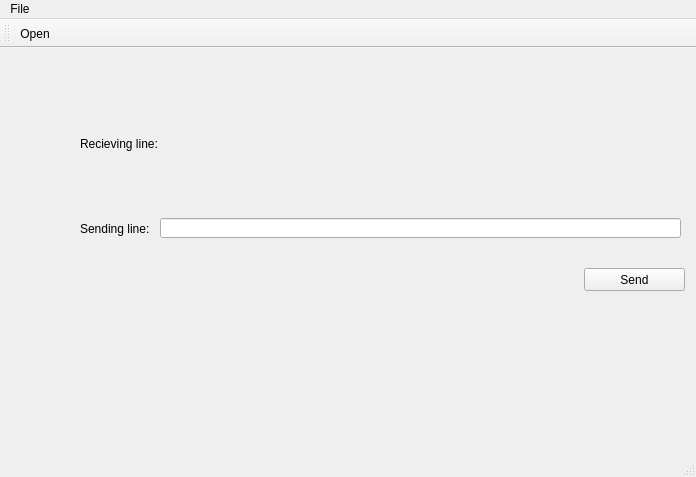
<?xml version="1.0" encoding="UTF-8"?>
<ui version="4.0">
 <class>MainWindow</class>
 <widget class="QMainWindow" name="MainWindow">
  <property name="geometry">
   <rect>
    <x>0</x>
    <y>0</y>
    <width>696</width>
    <height>477</height>
   </rect>
  </property>
  <property name="windowTitle">
   <string>MainWindow</string>
  </property>
  <widget class="QWidget" name="centralWidget">
   <widget class="QLabel" name="label">
    <property name="geometry">
     <rect>
      <x>80</x>
      <y>80</y>
      <width>571</width>
      <height>31</height>
     </rect>
    </property>
    <property name="text">
     <string>Recieving line:</string>
    </property>
   </widget>
   <widget class="QLabel" name="label_2">
    <property name="geometry">
     <rect>
      <x>80</x>
      <y>170</y>
      <width>71</width>
      <height>21</height>
     </rect>
    </property>
    <property name="text">
     <string>Sending line:</string>
    </property>
   </widget>
   <widget class="QLineEdit" name="sendEdit">
    <property name="geometry">
     <rect>
      <x>160</x>
      <y>170</y>
      <width>521</width>
      <height>20</height>
     </rect>
    </property>
   </widget>
   <widget class="QPushButton" name="sendButton">
    <property name="geometry">
     <rect>
      <x>584</x>
      <y>220</y>
      <width>101</width>
      <height>23</height>
     </rect>
    </property>
    <property name="text">
     <string>Send</string>
    </property>
    <property name="icon">
     <iconset resource="MyResourse.qrc">
      <normaloff>:/Images/Images/openDialog.png</normaloff>:/Images/Images/openDialog.png</iconset>
    </property>
   </widget>
  </widget>
  <widget class="QMenuBar" name="menuBar">
   <property name="geometry">
    <rect>
     <x>0</x>
     <y>0</y>
     <width>696</width>
     <height>21</height>
    </rect>
   </property>
   <widget class="QMenu" name="menuFile">
    <property name="title">
     <string>File</string>
    </property>
    <addaction name="actionOpen"/>
   </widget>
   <addaction name="menuFile"/>
  </widget>
  <widget class="QToolBar" name="mainToolBar">
   <attribute name="toolBarArea">
    <enum>TopToolBarArea</enum>
   </attribute>
   <attribute name="toolBarBreak">
    <bool>false</bool>
   </attribute>
   <addaction name="actionOpen"/>
  </widget>
  <widget class="QStatusBar" name="statusBar"/>
  <action name="actionOpen">
   <property name="checkable">
    <bool>true</bool>
   </property>
   <property name="icon">
    <iconset resource="MyResourse.qrc">
     <normaloff>:/Images/Images/openDialog.png</normaloff>:/Images/Images/openDialog.png</iconset>
   </property>
   <property name="text">
    <string>Open</string>
   </property>
  </action>
 </widget>
 <layoutdefault spacing="6" margin="11"/>
 <resources>
  <include location="MyResourse.qrc"/>
 </resources>
 <connections>
  <connection>
   <sender>sendButton</sender>
   <signal>clicked(bool)</signal>
   <receiver>MainWindow</receiver>
   <slot>sendText()</slot>
   <hints>
    <hint type="sourcelabel">
     <x>649</x>
     <y>266</y>
    </hint>
    <hint type="destinationlabel">
     <x>398</x>
     <y>-7</y>
    </hint>
   </hints>
  </connection>
 </connections>
 <slots>
  <slot>sendText()</slot>
 </slots>
</ui>
